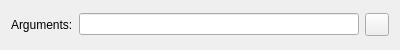
<?xml version="1.0" encoding="UTF-8"?>
<ui version="4.0">
 <class>Nim::NimbleBuildStepWidget</class>
 <widget class="QWidget" name="Nim::NimbleBuildStepWidget">
  <property name="geometry">
   <rect>
    <x>0</x>
    <y>0</y>
    <width>400</width>
    <height>50</height>
   </rect>
  </property>
  <property name="windowTitle">
   <string>Form</string>
  </property>
  <layout class="QVBoxLayout" name="verticalLayout">
   <item>
    <layout class="QHBoxLayout" name="horizontalLayout">
     <item>
      <widget class="QLabel" name="argumentsLabel">
       <property name="text">
        <string>Arguments:</string>
       </property>
      </widget>
     </item>
     <item>
      <widget class="QLineEdit" name="argumentsLineEdit"/>
     </item>
     <item>
      <widget class="QToolButton" name="resetButton">
       <property name="toolTip">
        <string>Reset to Default</string>
       </property>
       <property name="text">
        <string/>
       </property>
      </widget>
     </item>
    </layout>
   </item>
  </layout>
 </widget>
 <resources/>
 <connections/>
</ui>
